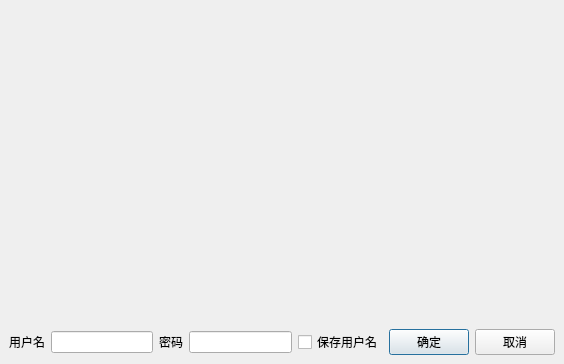
<?xml version="1.0" encoding="UTF-8"?>
<ui version="4.0">
 <class>TLoginDialog</class>
 <widget class="QDialog" name="TLoginDialog">
  <property name="geometry">
   <rect>
    <x>0</x>
    <y>0</y>
    <width>564</width>
    <height>364</height>
   </rect>
  </property>
  <property name="windowTitle">
   <string>Dialog</string>
  </property>
  <widget class="QLabel" name="label">
   <property name="geometry">
    <rect>
     <x>9</x>
     <y>9</y>
     <width>546</width>
     <height>314</height>
    </rect>
   </property>
   <property name="text">
    <string/>
   </property>
   <property name="pixmap">
    <pixmap resource="res.qrc">:/images/images/back2.jpg</pixmap>
   </property>
   <property name="scaledContents">
    <bool>true</bool>
   </property>
  </widget>
  <widget class="QWidget" name="">
   <property name="geometry">
    <rect>
     <x>9</x>
     <y>329</y>
     <width>546</width>
     <height>26</height>
    </rect>
   </property>
   <layout class="QHBoxLayout" name="horizontalLayout">
    <item>
     <widget class="QLabel" name="label_2">
      <property name="text">
       <string>用户名</string>
      </property>
     </widget>
    </item>
    <item>
     <widget class="QLineEdit" name="editUser"/>
    </item>
    <item>
     <widget class="QLabel" name="label_3">
      <property name="text">
       <string>密码</string>
      </property>
     </widget>
    </item>
    <item>
     <widget class="QLineEdit" name="editPSWD">
      <property name="echoMode">
       <enum>QLineEdit::Password</enum>
      </property>
     </widget>
    </item>
    <item>
     <widget class="QCheckBox" name="checkBoxSave">
      <property name="text">
       <string>保存用户名</string>
      </property>
     </widget>
    </item>
    <item>
     <widget class="QPushButton" name="btnOK">
      <property name="text">
       <string>确定</string>
      </property>
     </widget>
    </item>
    <item>
     <widget class="QPushButton" name="btnCancel">
      <property name="text">
       <string>取消</string>
      </property>
     </widget>
    </item>
   </layout>
  </widget>
 </widget>
 <resources>
  <include location="res.qrc"/>
 </resources>
 <connections>
  <connection>
   <sender>btnCancel</sender>
   <signal>clicked()</signal>
   <receiver>TLoginDialog</receiver>
   <slot>reject()</slot>
   <hints>
    <hint type="sourcelabel">
     <x>417</x>
     <y>309</y>
    </hint>
    <hint type="destinationlabel">
     <x>233</x>
     <y>165</y>
    </hint>
   </hints>
  </connection>
 </connections>
</ui>
